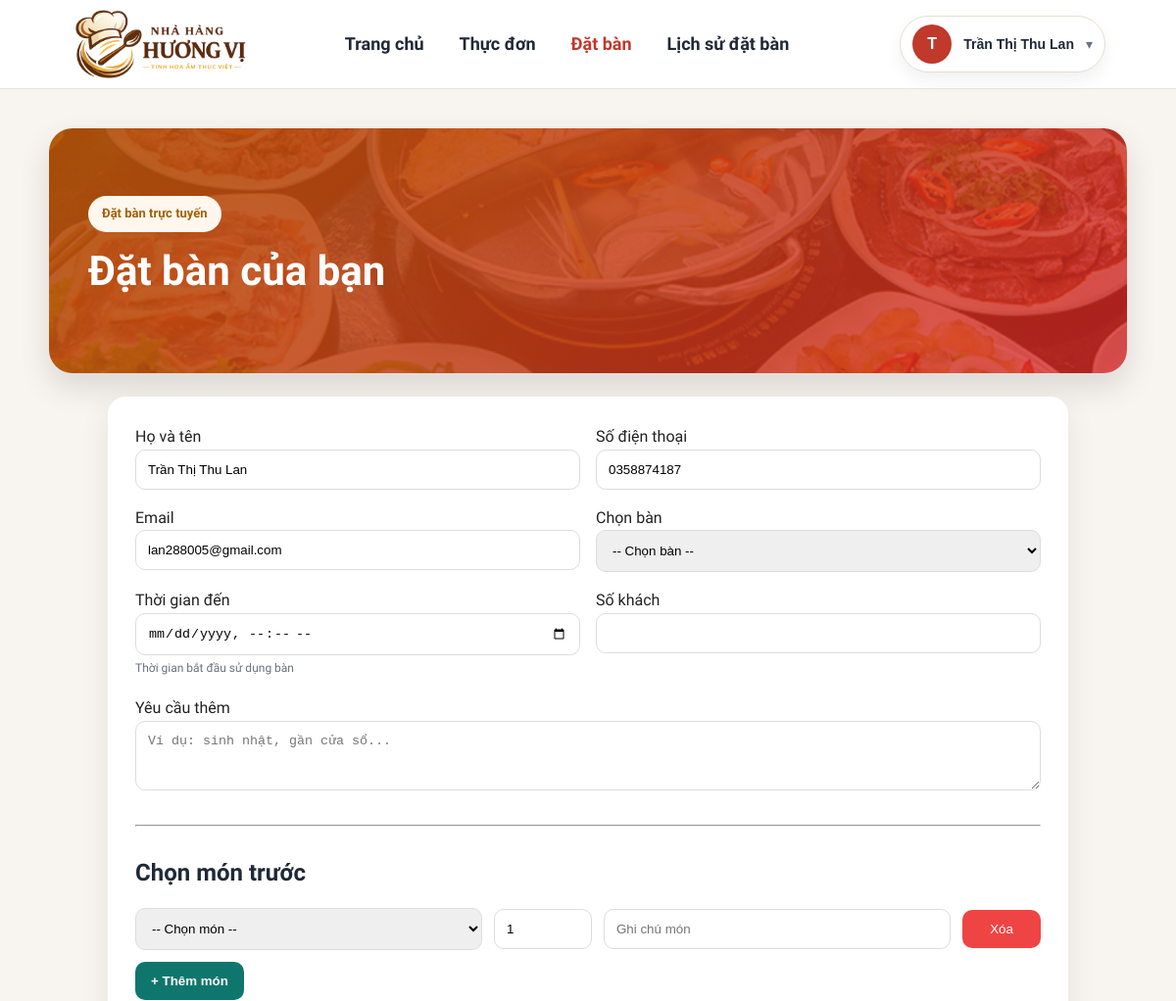
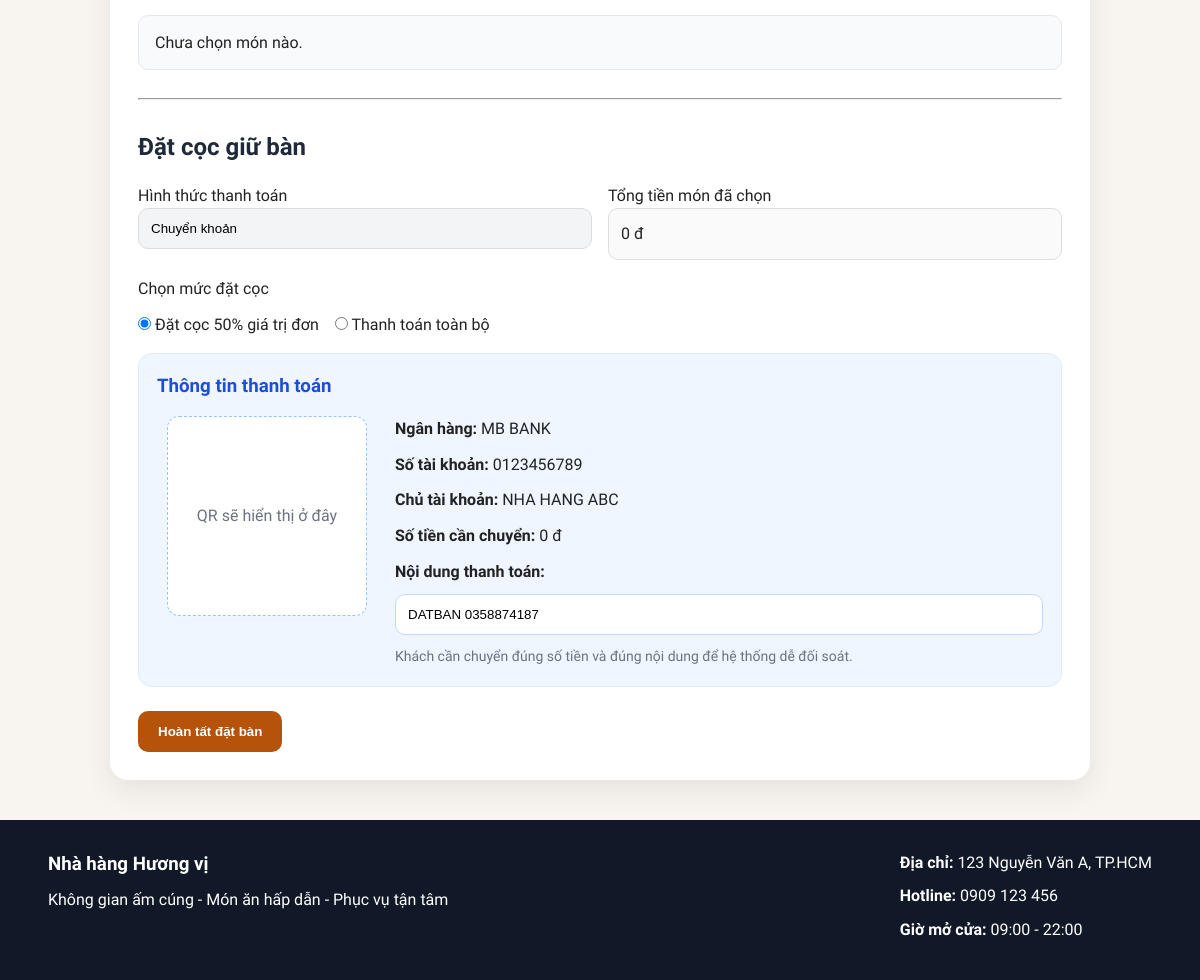
The page /customer/reservation.php (signed in) on the database its author committed (2 pictures, top to bottom).
### tables this page shows
CREATE TABLE `users` (
  `user_id` int(11) NOT NULL AUTO_INCREMENT,
  `full_name` varchar(100) NOT NULL,
  `phone` varchar(15) DEFAULT NULL,
  `ngay_sinh` date DEFAULT NULL,
  `gioi_tinh` enum('Nam','Nữ') DEFAULT NULL,
  `email` varchar(100) DEFAULT NULL,
  `username` varchar(50) NOT NULL,
  `password` varchar(255) NOT NULL,
  `role_id` int(11) NOT NULL,
  `status` enum('hoat_dong','khoa') NOT NULL DEFAULT 'hoat_dong',
  `created_at` datetime NOT NULL DEFAULT current_timestamp(),
  PRIMARY KEY (`user_id`),
  UNIQUE KEY `uq_users_username` (`username`),
  UNIQUE KEY `uq_users_email` (`email`),
  UNIQUE KEY `uq_users_phone` (`phone`),
  KEY `idx_users_role_id` (`role_id`),
  CONSTRAINT `fk_users_role` FOREIGN KEY (`role_id`) REFERENCES `roles` (`role_id`) ON UPDATE CASCADE
);

### includes/functions.php (called while the page is built, shortened)
<?php
function e($value): string {
    return htmlspecialchars((string)$value, ENT_QUOTES, 'UTF-8');
}

### customer/reservation.php (the view, shortened to what this page needs)
<?php
require_once __DIR__ . '/../config/database.php';
require_once __DIR__ . '/../includes/functions.php';
$db = null;
$dbType = '';
if (isset($pdo) && $pdo instanceof PDO) {
    $db = $pdo;
    $dbType = 'pdo';
} elseif (isset($conn) && $conn instanceof mysqli) {
    $db = $conn;
    $dbType = 'mysqli';
} elseif (isset($mysqli) && $mysqli instanceof mysqli) {
    $db = $mysqli;
    $dbType = 'mysqli';
} else {
    die('Không tìm thấy biến kết nối CSDL. Kiểm tra lại config/database.php');
}
function db_prepare_and_execute($db, string $dbType, string $sql, array $params = [])
{
    $stmt = $db->prepare($sql);
    if (!empty($params)) {
        $types = '';
        $values = [];
        foreach ($params as $value) {
            if (is_int($value)) {
                $types .= 'i';
            } elseif (is_float($value)) {
                $types .= 'd';
            } else {
                $types .= 's';
            }
            $values[] = $value;
        }
        $stmt->bind_param($types, ...$values);
    }
    if (!$stmt->execute()) {
        throw new Exception('Lỗi execute SQL: ' . $stmt->error);
    }
    return $stmt;
}
function db_fetch_all($db, string $dbType, string $sql, array $params = []): array
{
    $stmt = db_prepare_and_execute($db, $dbType, $sql, $params);
    $result = $stmt->get_result();
    return $result ? $result->fetch_all(MYSQLI_ASSOC) : [];
}
function db_fetch_one($db, string $dbType, string $sql, array $params = []): ?array
{
    $rows = db_fetch_all($db, $dbType, $sql, $params);
    return $rows[0] ?? null;
}
$bankConfig = [
    'bank_bin'      => '970422',
    'bank_name'     => 'MB BANK',
    'account_no'    => '0123456789',
    'account_name'  => 'NHA HANG ABC',
];
$loggedUserId = (int)($_SESSION['user']['user_id'] ?? 0);
$loggedUser = db_fetch_one($db, $dbType,
    "SELECT user_id, full_name, phone, email FROM users WHERE user_id = ? LIMIT 1",
    [$loggedUserId]
);
$preselectedQty = max(1, (int)($_GET['qty'] ?? 1));
$formData = [
    'customer_name'    => $_POST['customer_name'] ?? ($loggedUser['full_name'] ?? ''),
    'phone'            => $_POST['phone']         ?? ($loggedUser['phone'] ?? ''),
    'email'            => $_POST['email']         ?? ($loggedUser['email'] ?? ''),
    'table_id'         => $_POST['table_id'] ?? '',
    'reservation_time' => $_POST['reservation_time'] ?? '',
    'number_of_people' => $_POST['number_of_people'] ?? '',
    'note'             => $_POST['note'] ?? '',
    'payment_percent'  => $_POST['payment_percent'] ?? '50',
];
include __DIR__ . '/../includes/header.php';
?>
<section class="reservation-page" style="padding:40px 0;background:#f8f5f0;">
    <div class="container" style="max-width:1100px;margin:0 auto;">
        <div class="reservation-hero" style="margin-bottom:24px;background:linear-gradient(135deg, rgba(180,83,9,.92), rgba(220,38,38,.78)), url('/quanlynhahang/assets/images/featured-2.jpg') center/cover no-repeat;border-radius:24px;padding:48px 40px;">
            <div class="reservation-hero-content" style="text-align:left;max-width:760px;">
                <span style="display:inline-block;padding:8px 14px;border-radius:999px;background:#fff7ed;color:#a16207;font-weight:700;font-size:13px;">Đặt bàn trực tuyến</span>
                <h1 style="margin:16px 0 10px;font-size:42px;color:#fff;">Đặt bàn của bạn</h1>
            </div>
        </div>
        <div style="display:flex;justify-content:center;">
            <div style="width:100%;max-width:980px;background:#fff;padding:28px;border-radius:18px;box-shadow:0 10px 30px rgba(0,0,0,0.08);">
                <form method="POST" id="reservationForm" novalidate>
                    <div style="display:grid;grid-template-columns:1fr 1fr;gap:16px;">
                        <div>
                            <label>Họ và tên</label>
                            <input type="text" name="customer_name" required value="<?= e($formData['customer_name']) ?>" style="width:100%;padding:12px;border:1px solid #ddd;border-radius:10px;">
                        </div>
                        <div>
                            <label>Số điện thoại</label>
                            <input type="text" name="phone" id="phoneInput" required value="<?= e($formData['phone']) ?>" style="width:100%;padding:12px;border:1px solid #ddd;border-radius:10px;">
                        </div>
                        <div>
                            <label>Email</label>
                            <input type="email" name="email" value="<?= e($formData['email']) ?>" style="width:100%;padding:12px;border:1px solid #ddd;border-radius:10px;">
                        </div>
                        <div>
                            <label>Chọn bàn</label>
                            <select name="table_id" id="tableSelect" required style="width:100%;padding:12px;border:1px solid #ddd;border-radius:10px;" onchange="updateMaxGuests()">
                                <option value="" data-capacity="0">-- Chọn bàn --</option>
                            </select>
                        </div>
                        <div>
                            <label>Thời gian đến</label>
                            <input type="datetime-local" name="reservation_time" id="reservationTime" required
                                value="<?= e($formData['reservation_time']) ?>"
                                min="<?= date('Y-m-d\TH:i') ?>"
                                style="width:100%;padding:12px;border:1px solid #ddd;border-radius:10px;">
                            <small style="color:#6b7280; font-size:12px; margin-top:4px; display:block;">Thời gian bắt đầu sử dụng bàn</small>
                        </div>
                        <div>
                            <label>Số khách</label>
                            <input type="number" min="1" max="99" id="guestInput" name="number_of_people" required value="<?= e($formData['number_of_people']) ?>" style="width:100%;padding:12px;border:1px solid #ddd;border-radius:10px;">
                        </div>
                    </div>
                    <div style="margin-top:18px;">
                        <label>Yêu cầu thêm</label>
                        <textarea name="note" rows="3" style="width:100%;padding:12px;border:1px solid #ddd;border-radius:10px;" placeholder="Ví dụ: sinh nhật, gần cửa sổ..."><?= e($formData['note']) ?></textarea>
                    </div>
                    <hr style="margin:28px 0;">
                    <div style="margin-bottom:16px;">
                        <h2 style="margin:0 0 8px;font-size:24px;color:#1f2937;">Chọn món trước</h2>
                    </div>
                    <div id="selected-items-wrapper">
                        <div class="item-row" style="display:grid;grid-template-columns:2fr 100px 2fr 80px;gap:12px;align-items:center;margin-bottom:12px;">
                            <select name="item_id[]" class="item-select" style="width:100%;padding:12px;border:1px solid #ddd;border-radius:10px;">
                                <option value="">-- Chọn món --</option>
                            </select>
                            <input type="number" name="quantity[]" class="item-qty" min="1" value="<?= (int)$preselectedQty ?>" style="width:100%;padding:12px;border:1px solid #ddd;border-radius:10px;">
                            <input type="text" name="item_note[]" placeholder="Ghi chú món" style="width:100%;padding:12px;border:1px solid #ddd;border-radius:10px;">
                            <button type="button" class="remove-row-btn" style="padding:12px;border:none;border-radius:10px;background:#ef4444;color:#fff;">Xóa</button>
                        </div>
                    </div>
                    <div style="display:flex;gap:12px;flex-wrap:wrap;margin-bottom:16px;">
                        <button type="button" id="addItemRowBtn" style="padding:12px 16px;border:none;border-radius:10px;background:#0f766e;color:#fff;font-weight:600;">
                            + Thêm món
                        </button>
                    </div>
                    <div id="orderPreviewBox" style="padding:14px 16px;border:1px solid #e5e7eb;background:#f9fafb;border-radius:10px;margin-bottom:16px;">
                    </div>
                    <hr style="margin:28px 0;">
                    <div style="margin-bottom:16px;">
                        <h2 style="margin:0 0 8px;font-size:24px;color:#1f2937;">Đặt cọc giữ bàn</h2>
                    </div>
                    <div style="display:grid;grid-template-columns:1fr 1fr;gap:16px;">
                        <div>
                            <label>Hình thức thanh toán</label>
                            <input type="text" value="Chuyển khoản" readonly style="width:100%;padding:12px;border:1px solid #ddd;border-radius:10px;background:#f3f4f6;">
                        </div>
                        <div>
                            <label>Tổng tiền món đã chọn</label>
                            <div id="estimatedTotalDisplay" style="padding:12px;border:1px solid #ddd;border-radius:10px;background:#fafafa;">0 đ</div>
                        </div>
                    </div>
                    <div style="margin-top:16px;">
                        <label>Chọn mức đặt cọc</label>
                        <div style="display:flex;gap:16px;flex-wrap:wrap;margin-top:10px;">
                            <label><input type="radio" name="payment_percent" value="50" <?= ($formData['payment_percent'] == '50') ? 'checked' : '' ?>> Đặt cọc 50% giá trị đơn</label>
                            <label><input type="radio" name="payment_percent" value="100" <?= ($formData['payment_percent'] == '100') ? 'checked' : '' ?>> Thanh toán toàn bộ</label>
                        </div>
                    </div>
                    <div style="margin-top:16px;padding:18px;border:1px solid #dbeafe;background:#eff6ff;border-radius:14px;">
                        <h3 style="margin:0 0 14px;color:#1d4ed8;">Thông tin thanh toán</h3>
                        <div style="display:grid;grid-template-columns:220px 1fr;gap:18px;align-items:start;">
                            <div style="text-align:center;">
                                <div id="qrPlaceholder" style="width:200px;height:200px;display:flex;align-items:center;justify-content:center;border:1px dashed #93c5fd;border-radius:12px;background:#fff;color:#6b7280;margin:0 auto;">
                                    QR sẽ hiển thị ở đây
                                </div>
                            </div>
                            <div>
                                <div style="margin-bottom:10px;"><strong>Ngân hàng:</strong> <?= e($bankConfig['bank_name']) ?></div>
                                <div style="margin-bottom:10px;"><strong>Số tài khoản:</strong> <?= e($bankConfig['account_no']) ?></div>
                                <div style="margin-bottom:10px;"><strong>Chủ tài khoản:</strong> <?= e($bankConfig['account_name']) ?></div>
                                <div style="margin-bottom:10px;"><strong>Số tiền cần chuyển:</strong> <span id="transferAmountText">0 đ</span></div>
                                <div style="margin-bottom:10px;"><strong>Nội dung thanh toán:</strong></div>
                                <input type="text" id="transferContentText" readonly value="" style="width:100%;padding:12px;border:1px solid #bfdbfe;border-radius:10px;background:#fff;">
                                <p style="margin:10px 0 0;color:#6b7280;font-size:14px;">
                                    Khách cần chuyển đúng số tiền và đúng nội dung để hệ thống dễ đối soát.
                                </p>
                            </div>
                        </div>
                    </div>
                    <div style="display:flex;gap:12px;flex-wrap:wrap;margin-top:24px;">
                        <button type="submit" style="padding:13px 20px;border:none;border-radius:10px;background:#b45309;color:#fff;font-weight:700;">
                            Hoàn tất đặt bàn
                        </button>
                    </div>
                </form>
            </div>
        </div>
    </div>
</section>
<?php include __DIR__ . '/../includes/footer.php'; ?>

### includes/header.php (shortened to what this page needs)
<?php
$user = $_SESSION['user'] ?? null;
$fullName = $user['full_name'] ?? '';
$firstLetter = $fullName !== '' ? mb_strtoupper(mb_substr($fullName, 0, 1)) : 'U';
?>
<!DOCTYPE html>
<html lang="vi">
<head>
    <link rel="stylesheet" href="/quanlynhahang/assets/css/style.css">
    <link rel="stylesheet" href="/quanlynhahang/assets/css/fa-all.min.css">
</head>
<body>
<header class="site-header">
    <div class="container nav-wrap">
        <a href="/quanlynhahang/index.php" class="logo">
            <img src="/quanlynhahang/assets/images/logo.png" alt="Nhà Hàng Miền Tây" style="height:70px; width:auto; object-fit:contain; vertical-align:middle;">
        </a>
        <?php $currentPath = $_SERVER['REQUEST_URI']; ?>
        <nav class="main-nav">
            <a href="/quanlynhahang/index.php" <?= strpos($currentPath, '/index.php') !== false || $currentPath === '/quanlynhahang/' ? 'class="active"' : '' ?>>Trang chủ</a>
            <a href="/quanlynhahang/customer/menu.php" <?= strpos($currentPath, '/customer/menu.php') !== false ? 'class="active"' : '' ?>>Thực đơn</a>
            <a href="/quanlynhahang/customer/reservation.php" <?= strpos($currentPath, '/customer/reservation.php') !== false ? 'class="active"' : '' ?>>Đặt bàn</a>
            <a href="/quanlynhahang/customer/reservation-history.php" <?= strpos($currentPath, '/customer/reservation-history.php') !== false ? 'class="active"' : '' ?>>Lịch sử đặt bàn</a>
        </nav>
        <div class="header-user-area">
            <?php if ($user): ?>
                <div class="user-dropdown">
                    <button class="user-dropdown-toggle" type="button" onclick="toggleUserMenu()">
                        <span class="user-avatar"><?= htmlspecialchars($firstLetter) ?></span>
                        <span class="user-meta">
                            <strong><?= htmlspecialchars($fullName) ?></strong>
                        </span>
                        <span class="user-caret">▾</span>
                    </button>
                </div>
            <?php else: ?>
                <a href="/quanlynhahang/auth/login.php" class="nav-btn">Đăng nhập</a>
            <?php endif; ?>
        </div>
    </div>
</header>

### rows shown on the page
users: full_name "T", full_name "Trần Thị Thu Lan", customer_name "Trần Thị Thu Lan"

### other values the page prints
$bankConfig['bank_name'] "MB BANK"
$bankConfig['account_no'] "0123456789"
$bankConfig['account_name'] "NHA HANG ABC"
